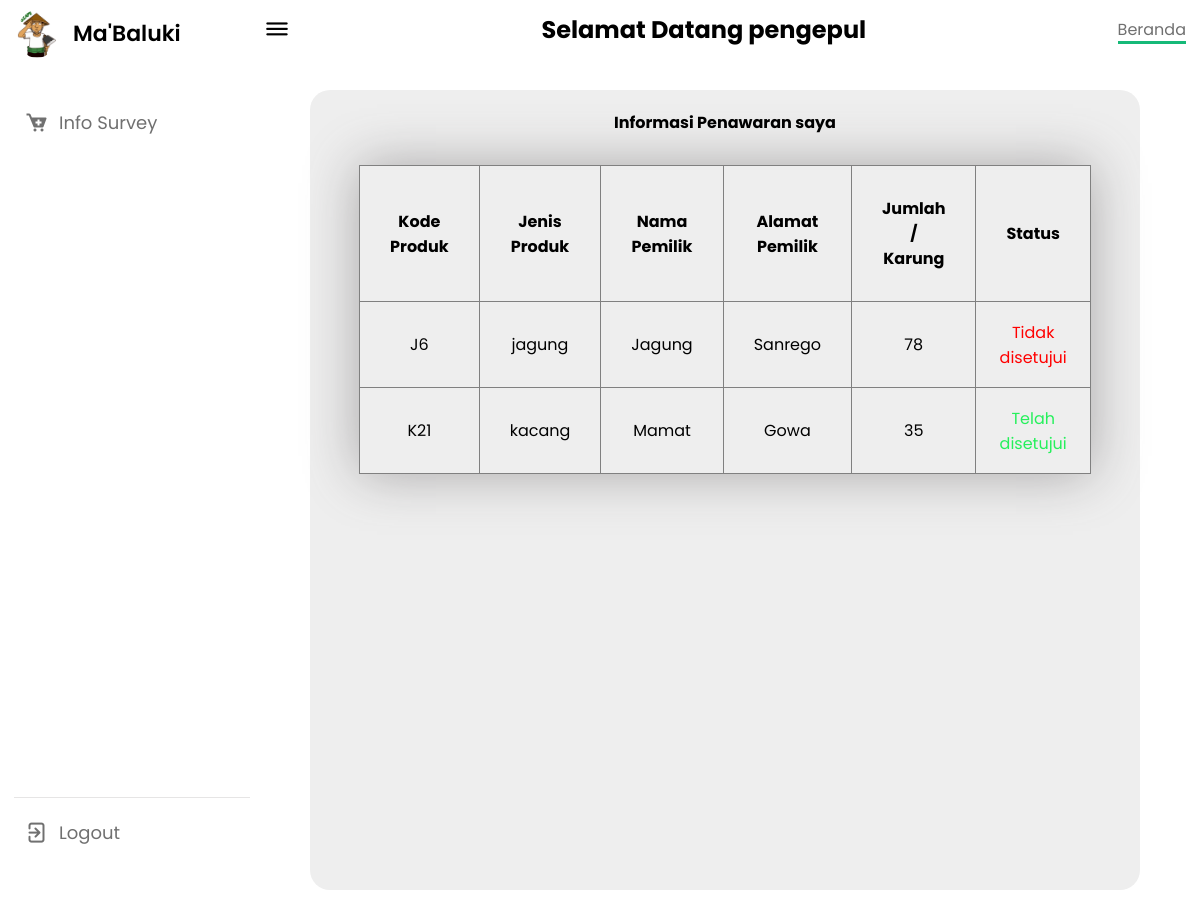
Page /index2.php?p=info (signed in) on the committed database.
### tables this page shows
CREATE TABLE `pengepul` (
  `id_p` int(11) NOT NULL,
  `nama_p` varchar(50) NOT NULL,
  `kode_produk` varchar(21) NOT NULL,
  `harga_p` int(21) NOT NULL,
  `tanggal_p` date NOT NULL,
  `status` int(11) NOT NULL
);

CREATE TABLE `produk` (
  `id` int(11) NOT NULL,
  `nama_produk` varchar(50) NOT NULL,
  `kode_produk` varchar(21) NOT NULL,
  `jenis_produk` varchar(21) NOT NULL,
  `alamat` varchar(50) NOT NULL,
  `jumlah` int(5) NOT NULL,
  `gambar` varchar(100) NOT NULL,
  `deskripsi` varchar(100) NOT NULL,
  `id_user` int(11) NOT NULL
);

### function.php (called while the page is built, shortened)
<?php
    $hostname = "localhost";
    $username = "root";
    $password =  "";
    $nama_database = "project";
    $konek = mysqli_connect($hostname, $username, $password, $nama_database);
    function status(){
        global $konek;
        $sql3 = "SELECT  pengepul.id_p, pengepul.kode_produk, produk.jenis_produk, nama_produk, alamat, jumlah, status FROM pengepul INNER JOIN
        produk ON pengepul.kode_produk = produk.kode_produk  WHERE status OR status!=1";
        $result = mysqli_query($konek, $sql3);
        return $result;
    }
?>

### info_p.php (the view, shortened to what this page needs)
<!DOCTYPE html>
<html lang="en">
<head>
    <link rel="stylesheet" href="css/dashboard.css">
    <link rel="stylesheet" href="https://unicons.iconscout.com/release/v4.0.0/css/line.css">
    <link rel="stylesheet" href="https://cdn.jsdelivr.net/npm/boxicons@latest/css/boxicons.min.css">
</head>
<body>
    <div class="store" id="konfirmasi">
        <h4>Informasi Penawaran saya</h4>
        <form action="" method="post">
            <table border="1" class="table"width="80%" style="margin: auto; height: 75%; border-collapse: collapse;">
            <tr>
                <th style="padding: 30px;">Kode Produk</th>
                <th style="padding: 30px;">Jenis Produk</th>
                <th style="padding: 30px;">Nama Pemilik</th>
                <th style="padding: 30px;">Alamat Pemilik</th>
                <th style="padding: 30px;">Jumlah / Karung</th>
                <th style="padding: 30px;">Status</th>
            </tr>
            <?php
                $res = status();
                foreach ($res as $row):
            ?>
            <tr>
                <td style="padding: 30px;"><?= $row['kode_produk']; ?></td>
                <td style="padding: 30px;"><?= $row['jenis_produk']; ?></td>
                <td style="padding: 30px;"><?= $row['nama_produk']; ?></td>
                <td style="padding: 30px;"><?= $row['alamat']; ?></td>
                <td style="padding: 30px;"><?= $row['jumlah']; ?></td>
                <td><?php
                    if ($row['status'] == 0){
                        echo '<span style="color: #F8CB2E;">Menunggu Persetujuan</span>';
                    } else if($row['status'] == 1){
                        echo '<span style="color: #06f044dd;">Telah disetujui</span>';
                    } else{
                        echo '<span style="color: red;">Tidak disetujui</span>';
                    }
                ?>
                </td>
            </tr>
            <?php
                endforeach;
            ?>
            </table>
        </form>
    </div>
</body>
</html>

### index2.php (shortened to what this page needs)
<?php
    require "function.php";
?>
<!DOCTYPE html>
<html lang="en">
<head>
    <link rel="stylesheet" href="css/dashboard.css">
    <link rel="stylesheet" href="https://unicons.iconscout.com/release/v4.0.0/css/line.css">
    <link rel="stylesheet" href="https://cdn.jsdelivr.net/npm/boxicons@latest/css/boxicons.min.css">
</head>
<body>
    <nav>
        <div class="logo-name">
            <div class="logo-image">
                <img src="img/logo1.png" alt="">
            </div>
            <span class="logo_name">Ma'Baluki</span>
        </div>
        <div class="menu-items">
            <ul class="nav-links">
                <li><a href="index2.php?p=info">
                    <i class='bx bxs-cart-add' ></i>
                    <span class="link-name">Info Survey</span>
                </a></li>
            </ul>
            <ul class="logout-mode">
                <li><a href="logout.php">
                    <i class="uil uil-signout"></i>
                    <span class="link-name">Logout</span>
                </a>
            </li>
            </ul>
        </div>
    </nav>
    <section class="dashboard">
        <div class="top">
            <i class="uil uil-bars sidebar-toggle"></i>
            <div class="first">
                <h1>Selamat Datang <?= $_SESSION['login']?></h1>
            </div>
            <div class="kembali-b">
                <a href="user/index.php">Beranda</a>
            </div>
        </div>
        <?php include "page.php"; ?>
    </section>
</body>
</html>

### page.php
<?php
    $page = isset($_GET['p']) ? $_GET['p'] : "";
    if ($page == 'toko'){
        include_once "toko_tani.php";
    } else if ($page == "konfirmasi" ){
        include_once "konfirmasi_p.php";
    } else if ($page == "kesepakatan"){
        include_once "kesepakatan.php";
    } else if ($page == 'info'){
        include_once "info_p.php";
    } else if ($page == 'pengunjung'){
        include_once "pengunjung.php";
    }
?>

### css/dashboard.css (style rules this page uses)
* { margin: 0; padding: 0; box-sizing: border-box; font-family: 'Poppins', sans-serif; }
:root { --primary-color: #16b978; --panel-color: #FFF; --text-color: #000; --black-light-color: #707070; --border-color: #e6e5e5; --toggle-color: #DDD; --box1-color: #4DA3FF; --box2-color: #FFE6AC; --box3-color: #E7D1FC; --title-icon-color: #fff; --tran-05: all 0.5s ease; --tran-03: all 0.3s ease; --tran-03: all 0.2s ease; }
body { min-height: 100vh; background-color: var(--primary-color); }
nav { position: fixed; top: 0; left: 0; height: 100%; width: 400px; padding: 10px 14px; background-color: var(--panel-color); border-right: 1px solid var(--border-color); transition: var(--tran-05); }
nav .logo-name { display: flex; align-items: center; }
nav .logo-image { display: flex; justify-content: center; min-width: 45px; }
nav .logo-image img { width: 40px; object-fit: cover; border-radius: 50%; }
nav .logo-name .logo_name { font-size: 22px; font-weight: 600; color: var(--text-color); margin-left: 14px; transition: var(--tran-05); }
nav .menu-items { margin-top: 40px; height: calc(100% - 90px); display: flex; flex-direction: column; justify-content: space-between; }
.menu-items li { list-style: none; width: 100%; padding-bottom: 30px; }
.menu-items li a { display: flex; align-items: center; height: 50px; text-decoration: none; position: relative; }
.menu-items li a i { font-size: 24px; min-width: 45px; height: 100%; display: flex; align-items: center; justify-content: center; color: var(--black-light-color); }
.menu-items li a .link-name { font-size: 18px; font-weight: 400; color: var(--black-light-color); transition: var(--tran-05); }
.menu-items .logout-mode { padding-top: 10px; border-top: 1px solid var(--border-color); }
.dashboard { position: relative; left: 250px; background-color: var(--panel-color); min-height: 100vh; width: calc(100% - 250px); padding: 10px 14px; transition: var(--tran-05); overflow: hidden; }
.top { position: fixed; top: 0; left: 250px; display: flex; width: calc(100% - 250px); justify-content: space-between; align-items: center; padding: 10px 14px; background-color: var(--panel-color); transition: var(--tran-05); z-index: 10; }
.dashboard .top .sidebar-toggle { font-size: 26px; color: var(--text-color); cursor: pointer; }
.top .kembali-b a { color: var(--black-light-color); font-weight: 400; text-decoration: none; border-bottom: 3px solid #16b978; }
.store { width: 100%; height: 80vh; margin: auto; margin-top: 80px; padding-top: 20px; border-radius: 20px; background: #EEEEEE; }
.table { box-shadow: 0 0 50px rgba(97, 93, 94, 0.488); text-align: center; }
.store h4 { text-align: center; font-weight: 700; margin-bottom: 30px; }

### info_p.php (style rules this page uses)
.dashboard { position: relative; left: 250px; background-color: var(--panel-color); min-height: 100vh; width: calc(100% - 250px); padding: 10px 14px; transition: var(--tran-05); overflow: hidden; }
.store { width: 90%; height: 100vh; margin-top: 80px; padding-top: 20px; border-radius: 20px; background: #EEEEEE; }

### rows in the picture
pengepul: kode_produk "J6", produk.jenis_produk "jagung", produk.nama_produk "Jagung", produk.alamat "Sanrego", produk.jumlah "78", status "Tidak disetujui"
pengepul: kode_produk "K21", produk.jenis_produk "kacang", produk.nama_produk "Mamat", produk.alamat "Gowa", produk.jumlah "35", status "Telah disetujui"

### other values in the picture
$_SESSION['login'] "pengepul"
